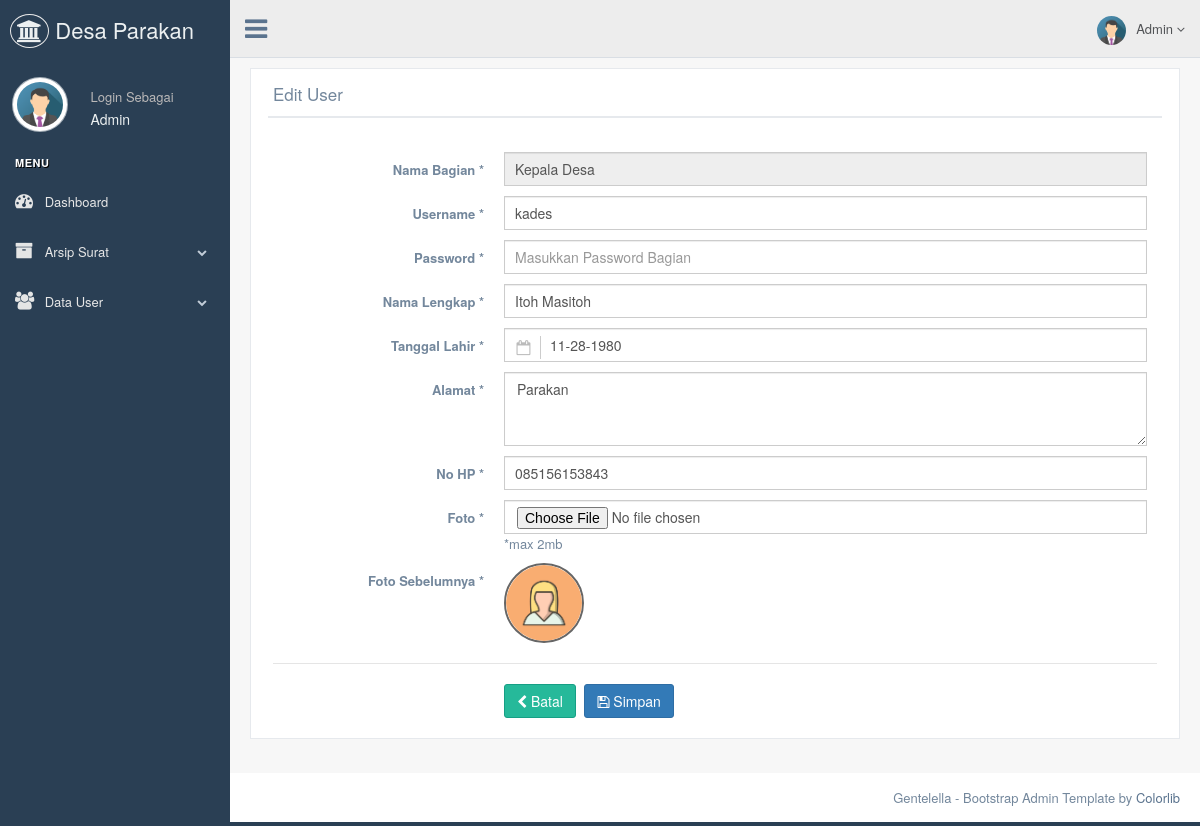
The app's page /admin/editbagian.php?id_bagian=1 (signed in) with its own data.
### tables this page shows
CREATE TABLE `tb_bagian` (
  `id_bagian` int(11) NOT NULL,
  `nama_bagian` varchar(120) NOT NULL,
  `username_admin_bagian` varchar(50) NOT NULL,
  `password_bagian` varchar(50) NOT NULL,
  `nama_lengkap` varchar(70) NOT NULL,
  `tanggal_lahir_bagian` date NOT NULL,
  `alamat` text NOT NULL,
  `no_hp_bagian` varchar(12) NOT NULL,
  `gambar` varchar(255) NOT NULL
);

### admin/editbagian.php (the view, shortened to what this page needs)
<!DOCTYPE html>
<html lang="en">
<head>
  <link href="../assets/vendors/bootstrap/dist/css/bootstrap.min.css" rel="stylesheet">
  <link href="../assets/vendors/font-awesome/css/font-awesome.min.css" rel="stylesheet">
  <link href="../assets/vendors/nprogress/nprogress.css" rel="stylesheet">
  <link href="../assets/vendors/iCheck/skins/flat/green.css" rel="stylesheet">
  <link href="../assets/vendors/google-code-prettify/bin/prettify.min.css" rel="stylesheet">
  <link href="../assets/vendors/select2/dist/css/select2.min.css" rel="stylesheet">
  <link href="../assets/vendors/switchery/dist/switchery.min.css" rel="stylesheet">
  <link href="../assets/vendors/bootstrap-daterangepicker/daterangepicker.css" rel="stylesheet">
  <link href="../assets/vendors/bootstrap-datetimepicker/build/css/bootstrap-datetimepicker.css" rel="stylesheet">
  <link href="../assets/vendors/starrr/dist/starrr.css" rel="stylesheet">
  <link href="../assets/vendors/bootstrap-daterangepicker/daterangepicker.css" rel="stylesheet">
  <link href="../assets/build/css/custom.min.css" rel="stylesheet">
</head>
<body class="nav-md">
  <div class="container body">
    <div class="main_container">
      <?php
      include("sidebarmenu.php");
      ?>
      <?php
      include("header.php");
      ?>
      <div class="right_col" role="main">
        <div class="">
          <div class="row">
            <div class="col-md-12 col-sm-12 col-xs-12">
              <div class="x_panel">
                <div class="x_title">
                  <h2> Edit User </h2>
                  <div class="clearfix"></div>
                </div>
                <div class="x_content">
                  <br />
                  <form action="proses/proses_editbagian.php" method="post" enctype="multipart/form-data" id="demo-form2" name="formupdate" data-parsley-validate class="form-horizontal form-label-left">
                    <?php include '../koneksi/koneksi.php';
                    $id      = mysqli_real_escape_string($db, $_GET['id_bagian']);
                    $sql      = "SELECT * FROM tb_bagian where id_bagian='" . $id . "'";
                    $query    = mysqli_query($db, $sql);
                    $data     = mysqli_fetch_array($query);
                    $tgl_lahir = $data['tanggal_lahir_bagian'];
                    $tgl_lahir = date('m-d-Y', strtotime("$tgl_lahir")); ?>
                    <div class="form-group">
                      <label class="control-label col-md-3 col-sm-3 col-xs-12" for="last-name">Nama Bagian <span class="required">*</span>
                      </label>
                      <div class="col-md-9 col-sm-9 col-xs-12">
                        <input value="<?php echo $data['nama_bagian']; ?>" type="text" id="nama_bagian" name="nama_bagian" required="required" placeholder="Masukkan Nama Bagian" class="form-control col-md-7 col-xs-12" readonly="readonly">
                      </div>
                    </div>
                    <div class="form-group">
                      <label class="control-label col-md-3 col-sm-3 col-xs-12" for="last-name">Username <span class="required">*</span>
                      </label>
                      <div class="col-md-9 col-sm-9 col-xs-12">
                        <input value="<?php echo $data['username_admin_bagian']; ?>" type="text" id="username_admin_bagian" name="username_admin_bagian" required="required" maxlength="50" placeholder="Masukkan Username Admin Bagian" class="form-control col-md-7 col-xs-12">
                      </div>
                    </div>
                    <div class="form-group">
                      <label class="control-label col-md-3 col-sm-3 col-xs-12" for="last-name">Password <span class="required">*</span>
                      </label>
                      <div class="col-md-9 col-sm-9 col-xs-12">
                        <input type="password" id="password_bagian" name="password_bagian" required="required" maxlength="50" placeholder="Masukkan Password Bagian" class="form-control col-md-7 col-xs-12">
                      </div>
                    </div>
                    <div class="form-group">
                      <label class="control-label col-md-3 col-sm-3 col-xs-12" for="last-name">Nama Lengkap <span class="required">*</span>
                      </label>
                      <div class="col-md-9 col-sm-9 col-xs-12">
                        <input value="<?php echo $data['nama_lengkap']; ?>" type="text" id="nama_lengkap" name="nama_lengkap" required="required" maxlength="70" placeholder="Masukkan Nama Lengkap" class="form-control col-md-7 col-xs-12">
                      </div>
                    </div>
                    <div class="form-group">
                      <label class="control-label col-md-3 col-sm-3 col-xs-12" for="first-name">Tanggal Lahir <span class="required">*</span>
                      </label>
                      <div class="col-md-9 col-sm-9 col-xs-12">
                        <fieldset>
                          <div class="control-group">
                            <div class="controls">
                              <input type="text" value="<?php echo "$tgl_lahir" ?>" class="form-control has-feedback-left" id="single_cal3" name="tanggal_lahir_bagian" placeholder="" aria-describedby="inputSuccess2Status3" required="required">
                            </div>
                          </div>
                        </fieldset>
                      </div>
                    </div>
                    <div class="form-group">
                      <label class="control-label col-md-3 col-sm-3 col-xs-12">Alamat <span class="required">*</span>
                      </label>
                      <div class="col-md-9 col-sm-9 col-xs-12">
                        <textarea id="alamat" name="alamat" required="required" class="form-control" rows="3" placeholder='Masukkan Alamat'><?php echo $data['alamat']; ?></textarea>
                      </div>
                    </div>
                    <div class="form-group">
                      <label class="control-label col-md-3 col-sm-3 col-xs-12" for="last-name">No HP <span class="required">*</span>
                      </label>
                      <div class="col-md-9 col-sm-9 col-xs-12">
                        <input value="<?php echo $data['no_hp_bagian']; ?>" type="text" onkeyup="validAngka(this)" id="no_hp_bagian" name="no_hp_bagian" required="required" maxlength="12" placeholder="Masukkan Nomor HP" class="form-control col-md-7 col-xs-12">
                      </div>
                    </div>
                    <div class="form-group">
                      <label class="control-label col-md-3 col-sm-3 col-xs-12">Foto <span class="required">*</span>
                      </label>
                      <div class="col-md-9 col-sm-9 col-xs-12">
                        <input name="gambar" accept="image/png,image/jpeg,image/jpg" type="file" id="gambar" class="form-control" autocomplete="off" /> *max 2mb
                      </div>
                    </div>
                    <div class="form-group">
                      <label class="control-label col-md-3 col-sm-3 col-xs-12">Foto Sebelumnya <span class="required">*</span>
                      </label>
                      <div class="col-md-9 col-sm-9 col-xs-12">
                        <img src="../bagian/images/<?php echo $data['gambar']; ?>" class="img-circle" height="80" width="80" style="border: 2px solid #666666;" />
                      </div>
                    </div>
                    <div class="ln_solid"></div>
                    <div class="form-group">
                      <div class="col-md-6 col-sm-6 col-xs-12 col-md-offset-3">
                        <a href="databagian.php" class="btn btn-success"><i class="fa fa-chevron-left"></i></span> Batal</a>
                        <button type="submit" name="input" value="Simpan" class="btn btn-primary"><i class="fa fa-floppy-o"></i> Simpan</button>
                      </div>
                    </div>
                  </form>
                </div>
              </div>
            </div>
          </div>
        </div>
      </div>
      <footer>
        <div class="pull-right">
          Gentelella - Bootstrap Admin Template by <a href="https://colorlib.com">Colorlib</a>
        </div>
        <div class="clearfix"></div>
      </footer>
    </div>
  </div>
</body>
</html>

### admin/sidebarmenu.php (shortened to what this page needs)
<?php
include '../koneksi/koneksi.php';
$sql      = "SELECT * FROM tb_admin where id_admin='" . $_SESSION['id'] . "'";
$query    = mysqli_query($db, $sql);
$data     = mysqli_fetch_array($query);
?>
<div class="col-md-3 left_col">
  <div class="left_col scroll-view">
    <div class="navbar nav_title" style="border: 0;">
      <a href="index.php" class="site_title"><i class="fa fa-institution"></i><span> Desa Parakan</span></a>
    </div>
    <div class="profile clearfix">
      <div class="profile_pic">
        <img src="images/<?php echo $data['gambar']; ?>" height="55" width="55" alt="" class="img-circle profile_img">
      </div>
      <div class="profile_info">
        <span> Login Sebagai </span> <br>
        <h2><?php echo $_SESSION['nama']; ?></h2>
      </div>
    </div>
    <br />
    <div id="sidebar-menu" class="main_menu_side hidden-print main_menu">
      <div class="menu_section">
        <h3> Menu </h3>
        <ul class="nav side-menu">
          <li><a href="index.php"><i class="fa fa-tachometer"></i> Dashboard <span></span></a>
          <li><a><i class="fa fa-archive"></i> Arsip Surat <span class="fa fa-chevron-down"></span></a>
          </li>
          <li><a><i class="fa fa-users"></i> Data User <span class="fa fa-chevron-down"></span></a>
          </li>
        </ul>
      </div>
    </div>
  </div>
</div>

### admin/header.php (shortened to what this page needs)
<?php
include '../koneksi/koneksi.php';
$sql  		= "SELECT * FROM tb_admin where id_admin='".$_SESSION['id']."'";
$query  	= mysqli_query($db, $sql);
$data 		= mysqli_fetch_array($query);
?>
        <div class="top_nav">
          <div class="nav_menu">
            <nav>
              <div class="nav toggle">
                <a id="menu_toggle"><i class="fa fa-bars"></i></a>
              </div>
              <ul class="nav navbar-nav navbar-right">
                <li class="">
                  <a href="javascript:;" class="user-profile dropdown-toggle" data-toggle="dropdown" aria-expanded="false">
                    <img src="images/<?php echo $data['gambar']; ?>" alt=""><?php echo $_SESSION['nama'];?>
                    <span class=" fa fa-angle-down"></span>
                  </a>
                </li>
              </ul>
            </nav>
          </div>
        </div>

### records on screen
tb_bagian: nama_bagian "Kepala Desa", username_admin_bagian "kades", nama_lengkap "Itoh Masitoh", tanggal_lahir_bagian "11-28-1980", alamat "Parakan", no_hp_bagian "085156153843", gambar (picture)

### other values on screen
$_SESSION['nama'] "Admin"
